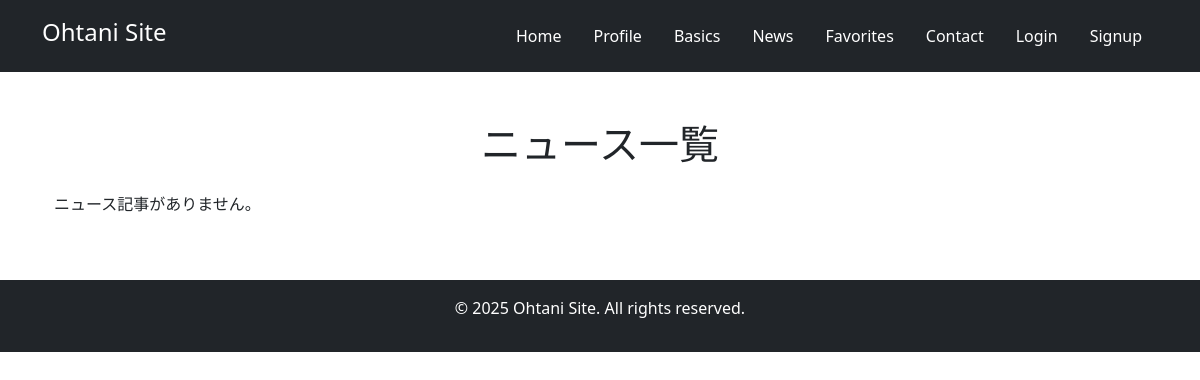
Page /baseball/news/ on the earlier database version.
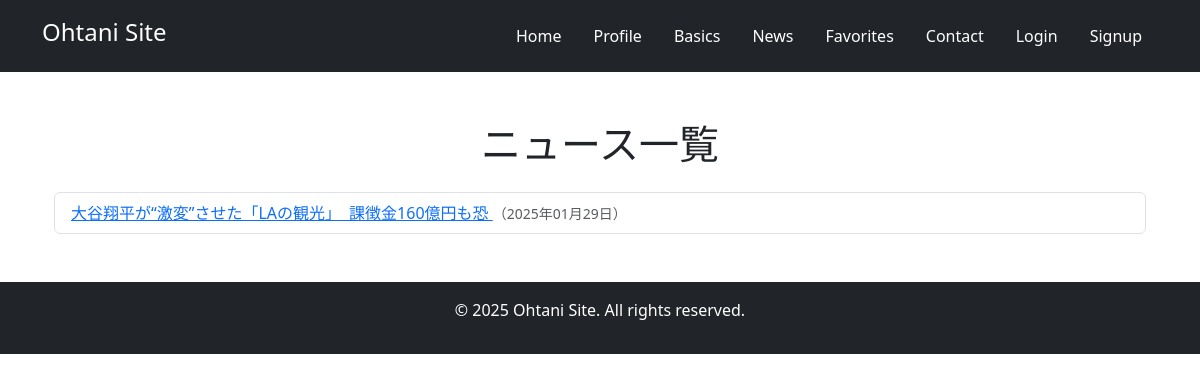
Same page on the later database version.
### baseball_app/models.py (models this page shows, shortened)
class Article(models.Model):
    article_title = models.CharField(max_length=30)#記事のタイトル
    content = models.TextField()#記事の内容
    created_at = models.DateTimeField(auto_now_add=True)#記事を投稿した日時
    updated_at = models.DateTimeField(auto_now=True)#記事を編集した日時
    favorites = models.ManyToManyField(
        'auth.User',
        related_name="favorite_articles",
        blank=True
    )  # お気に入り登録したユーザー（多対多）

### baseball_app/views.py (the view)
# urls.py: path('news/', views.news_list, name='news_list'),  #ニュース一覧ページ
def news_list(request):
    articles = Article.objects.all().order_by('-created_at')  # 記事を作成日順で取得
    return render(request, 'baseball_app/news_list.html', {'articles': articles})

### baseball_app/templates/baseball_app/news_list.html (shortened to what this page needs)
{% extends 'base.html' %}
{% block content %}
<div class="container my-5">
    <h1 class="text-center mb-4">ニュース一覧</h1>
    <ul class="list-group">
        {% for article in articles %}
        <li class="list-group-item">
            <a href="{% url 'baseball_app:news_detail' article.id %}">
                {{ article.article_title }}
            </a>
            <small class="text-muted">（{{ article.created_at|date:"Y年m月d日" }}）</small>
        </li>
        {% empty %}
        <p>ニュース記事がありません。</p>
        {% endfor %}
    </ul>
</div>
{% endblock %}

Differences in the rows shown:
added Article: article_title "大谷翔平が“激変”させた「LAの観光」 課徴金160億円も恐", created_at "2025年01月29日"
Other differences:
text no longer shown: "ニュース記事がありません。"
